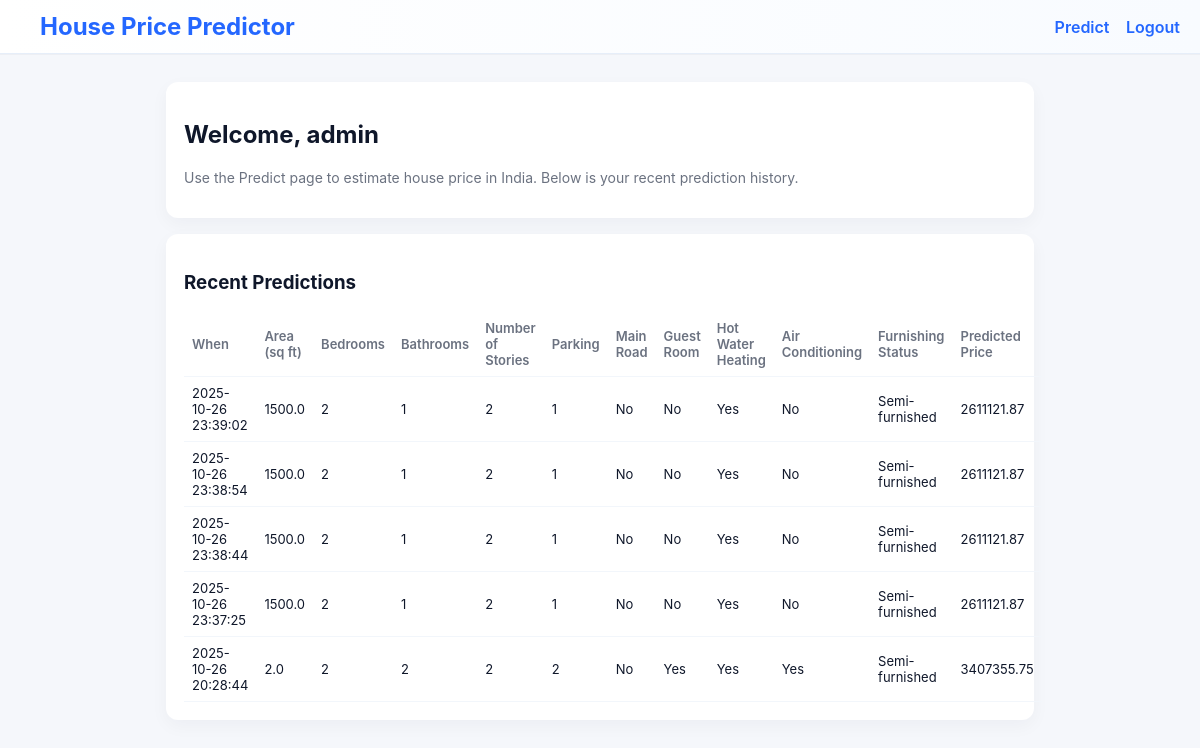
The app's page /dashboard (signed in) with its own data.
### tables this page shows
CREATE TABLE predictions (
        id INTEGER PRIMARY KEY AUTOINCREMENT,
        user_id INTEGER,
        area FLOAT,      
        bedrooms INTEGER,
        bathrooms INTEGER,
        stories INTEGER,
        parking INTEGER,
        mainroad TEXT,
        guestroom TEXT,
        hotwaterheating TEXT,
        airconditioning TEXT,
        furnishingstatus TEXT,
        predicted_price REAL,
        created_at TEXT,
        FOREIGN KEY(user_id) REFERENCES users(id)
    );

### app.py (the view)
@app.route("/dashboard")
def dashboard():
    if not session.get("user_id"):
        return redirect(url_for("login"))
    conn = get_db_connection()
    rows = conn.execute("SELECT * FROM predictions WHERE user_id = ? ORDER BY created_at DESC LIMIT 10", (session["user_id"],)).fetchall()
    conn.close()
    history = [dict(r) for r in rows]
    return render_template("dashboard.html", username=session.get("username"), history=history)

### app.py (called while the page is built)
def get_db_connection():
    conn = sqlite3.connect(DB_PATH)
    conn.row_factory = sqlite3.Row
    return conn

### templates/dashboard.html (shortened to what this page needs)
<!doctype html>
<html lang="en">
<head>
  <link rel="stylesheet" href="{{ url_for('static', filename='styles.css') }}">
</head>
<body>
  <nav class="navbar">
    <div class="nav-left">
      <span class="brand">House Price Predictor</span>
    </div>
    <div class="nav-right">
      <a href="{{ url_for('predict_page') }}">Predict</a>
      <a href="{{ url_for('logout') }}">Logout</a>
    </div>
  </nav>
  <main class="container">
    <section class="card">
      <h2>Welcome, {{ username }}</h2>
      <p class="muted">Use the Predict page to estimate house price in India. Below is your recent prediction history.</p>
    </section>
    <section class="card">
      <h3>Recent Predictions</h3>
      {% if history %}
        <table class="history-table">
          <thead>
            <tr>
              <th>When</th>
              <th>Area (sq ft)</th>
              <th>Bedrooms</th>
              <th>Bathrooms</th>
              <th>Number of Stories</th>
              <th>Parking</th>
              <th>Main Road</th>
              <th>Guest Room</th>
              <th>Hot Water Heating</th>
              <th>Air Conditioning</th>
              <th>Furnishing Status</th>
              <th>Predicted Price</th>
            </tr>
          </thead>
          <tbody>
            {% for row in history %}
              <tr>
                <td>{{ row.created_at }}</td>
                <td>{{ row.area }}</td>
                <td>{{ row.bedrooms }}</td>
                <td>{{ row.bathrooms }}</td>
                <td>{{ row.stories }}</td>
                <td>{{ row.parking }}</td>
                <td>{{ row.mainroad }}</td>
                <td>{{ row.guestroom }}</td>
                <td>{{ row.hotwaterheating }}</td>
                <td>{{ row.airconditioning }}</td>
                <td>{{ row.furnishingstatus }}</td>
                <td>{{ row.predicted_price}}</td>
              </tr>
            {% endfor %}
          </tbody>
        </table>
      {% else %}
        <p class="muted">No predictions yet.</p>
      {% endif %}
    </section>
  </main>
</body>
</html>

### static/styles.css (style rules this page uses)
:root { --bg: #f5f7fb; --card: #ffffff; --accent: #2467ff; --muted: #6b7280; --danger: #ef4444; }
* { box-sizing:border-box;font-family:Inter, ui-sans-serif, system-ui, -apple-system, "Segoe UI", Roboto, "Helvetica Neue", Arial; }
body { margin:0; background:var(--bg); color:#0f172a; -webkit-font-smoothing:antialiased; -moz-osx-font-smoothing:grayscale; }
.navbar { display:flex; justify-content:space-between; align-items:center; padding:12px 20px; background:linear-gradient(90deg, #ffffff, #f8fbff); border-bottom:1px solid #e6eef9; box-shadow:0 1px 0 rgba(16,24,40,0.03); }
.brand { font-weight:700;color:var(--accent);font-size: 24px;margin-left: 20px; }
.nav-right a { margin-left:12px;text-decoration:none;color:var(--accent);font-weight:600; }
.container { max-width:900px;margin:28px auto;padding:0 16px; }
.muted { color:var(--muted);font-size:14px; }
.card { background:var(--card);padding:18px;border-radius:12px;margin-bottom:16px;box-shadow:0 6px 18px rgba(16,24,40,0.04); }
.history-table { width:100%;border-collapse:collapse;margin-top:8px; }
.history-table th, .history-table td { padding:8px;border-bottom:1px solid #f2f6fb;text-align:left;font-size:13px; }
.history-table th { color:var(--muted);font-weight:600; }

### records on screen
predictions: created_at "2025-10-26 23:39:02", area "1500.0", bedrooms "2", bathrooms "1", stories "2", parking "1", mainroad "No", guestroom "No", hotwaterheating "Yes", airconditioning "No", furnishingstatus "Semi-furnished", predicted_price "2611121.87"
predictions: created_at "2025-10-26 23:38:54", area "1500.0", bedrooms "2", bathrooms "1", stories "2", parking "1", mainroad "No", guestroom "No", hotwaterheating "Yes", airconditioning "No", furnishingstatus "Semi-furnished", predicted_price "2611121.87"
predictions: created_at "2025-10-26 23:38:44", area "1500.0", bedrooms "2", bathrooms "1", stories "2", parking "1", mainroad "No", guestroom "No", hotwaterheating "Yes", airconditioning "No", furnishingstatus "Semi-furnished", predicted_price "2611121.87"
predictions: created_at "2025-10-26 23:37:25", area "1500.0", bedrooms "2", bathrooms "1", stories "2", parking "1", mainroad "No", guestroom "No", hotwaterheating "Yes", airconditioning "No", furnishingstatus "Semi-furnished", predicted_price "2611121.87"
predictions: created_at "2025-10-26 20:28:44", area "2.0", bedrooms "2", bathrooms "2", stories "2", parking "2", mainroad "No", guestroom "Yes", hotwaterheating "Yes", airconditioning "Yes", furnishingstatus "Semi-furnished", predicted_price "3407355.75"

### other values on screen
{{ username }} "admin"
